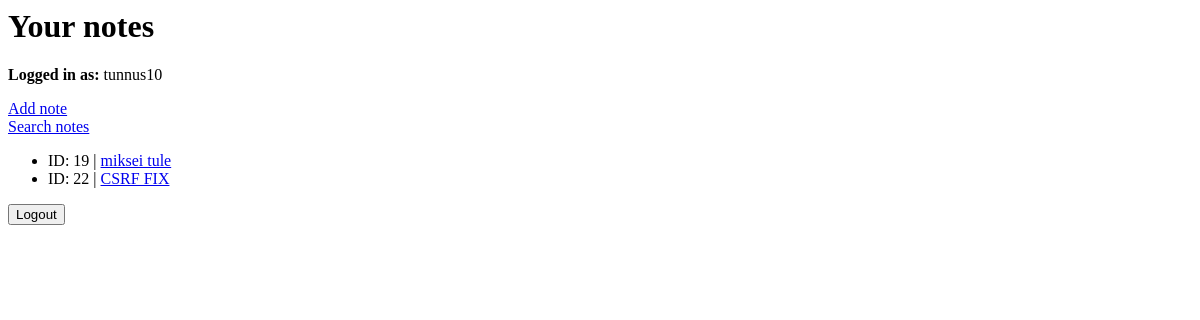
/notes/ (signed in), run on an earlier commit of the app's database.
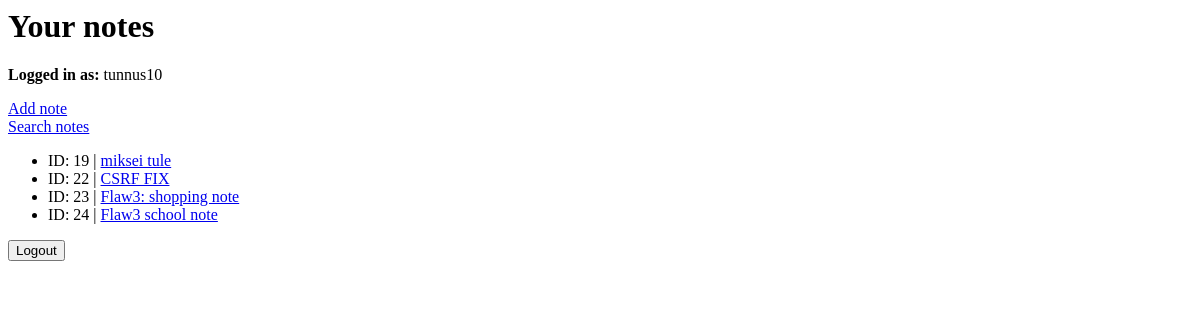
And on a later commit of the database.
### pages/models.py (models this page shows, shortened)
class Note(models.Model):
    owner = models.ForeignKey(User, on_delete=models.CASCADE)
    title = models.CharField(max_length=100)
    content = models.TextField()
    created_at = models.DateTimeField(auto_now_add=True)

### pages/views.py (the view)
# urls.py: path("notes/", views.notes),
@login_required
def notes(request):
    user_notes = Note.objects.filter(owner=request.user)
    return render(request, "pages/notes.html", {"notes": user_notes})

### pages/templates/pages/notes.html (shortened to what this page needs)
<h1>Your notes</h1>
<p><strong>Logged in as:</strong> {{ request.user.username }}</p>
<a href="/notes/add/">Add note</a>
<a href="/notes/search/">Search notes</a>
<ul>
  {% for note in notes %}
    <li>
      ID: {{ note.id }} |
      <a href="/notes/{{ note.id }}/">{{ note.title }}</a>
    </li>
  {% endfor %}
</ul>
<form action="/logout/" method="post">
  <button type="submit">Logout</button>
</form>

What changed in the data, as far as the page shows it:
added Note: id "23", title "Flaw3: shopping note"
added Note: id "24", title "Flaw3 school note"
